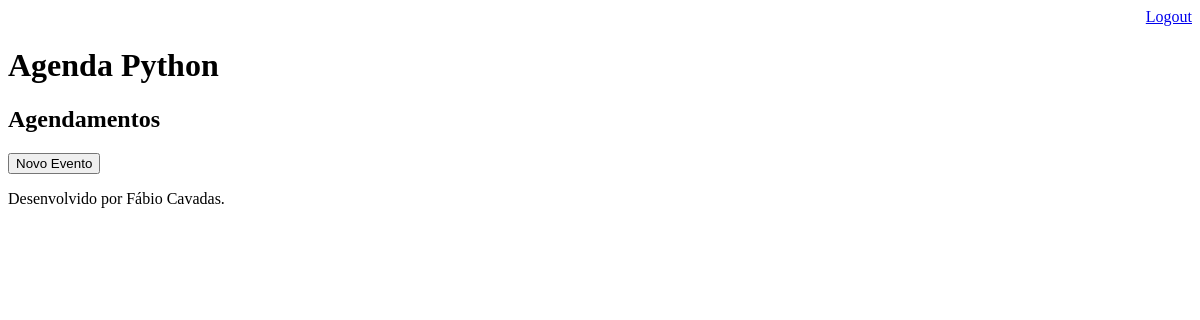
Before: /agenda/ (signed in) with the older database file.
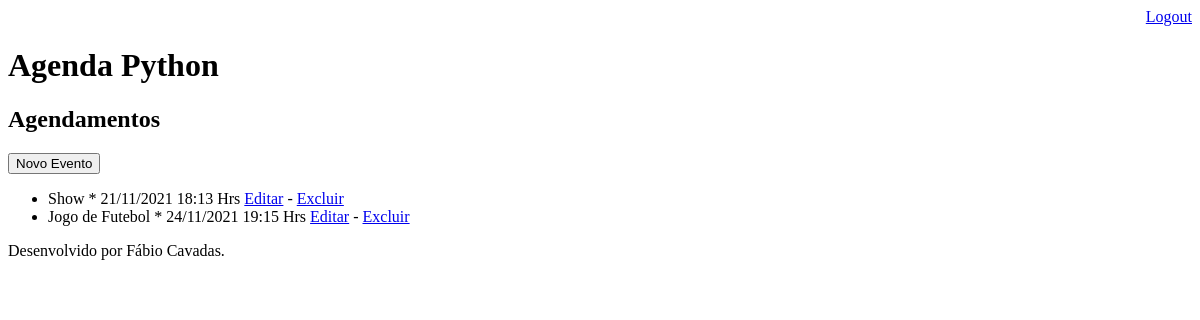
After: the same page with the newer database file.
### core/models.py (models this page shows, shortened)
class Evento(models.Model):
    titulo = models.CharField(max_length=100)
    descricao = models.TextField(blank=True, null=True)
    data_evento = models.DateTimeField(verbose_name='Data do Evento')
    data_criacao = models.DateTimeField(auto_now=True)
    usuario = models.ForeignKey(User, on_delete=models.CASCADE) # utilizando a propria tabela de usuários do django
    local = models.CharField(blank=True, null=True, max_length=60)
    class Meta: # Padrão utilizado para forçar a criação da tabela com o nome que vc deseja, evita criar "core_evento"
        db_table = 'evento'
    def get_data_evento(self):
        return self.data_evento.strftime('%d/%m/%Y %H:%M Hrs')
    def get_evento_atrasado(self):
        if self.data_evento < datetime.now():
            return True
        else:
            return False

### core/views.py (the view)
# urls.py: path('agenda/', views.lista_eventos),
@login_required(login_url='/login/')
def lista_eventos(request):
        usuario = request.user
        data_atual = datetime.now() - timedelta(hours=1) # Retorna eventos da data atual ate 1 hora antes da data atuaç
        evento = Evento.objects.filter(usuario=usuario,
                                       data_evento__gt=data_atual)
        dados = {'eventos':evento}
        return render(request, 'agenda.html', dados)

### templates/agenda.html (shortened to what this page needs)
{% extends "model-page.html" %}
{% block content %}
    <h2>Agendamentos</h2>
    <a href="evento">
        <button type="button">Novo Evento</button>
    </a>
    <ul style="fomt-size: 18px">
         {% for evento in eventos %}
            <li>
                <div style=>
                    {{evento.titulo}} * {{evento.get_data_evento}}
                    <a href="evento/?id={{ evento.id }}">Editar</a>
                    - <a href="evento/delete/{{ evento.id }}">Excluir</a>
                </div>
            </li>
         {% endfor %}
    </ul>
{% endblock %}

Changed rows visible on the page:
added Evento: titulo "Show", get_data_evento "21/11/2021 18:13 Hrs"
added Evento: titulo "Jogo de Futebol", get_data_evento "24/11/2021 19:15 Hrs"
